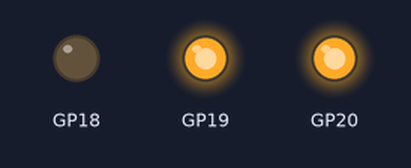
The program below on a simulated Raspberry Pi Pico running MicroPython. Shown: output pins drawn as LEDs (lit = HIGH). What the program prints to the serial console is not drawn.

Above: at 0.1 s.
At 1.6 s:
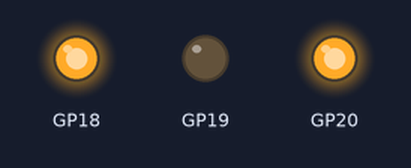
At 9.0 s:
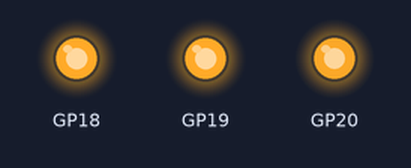
At 19.17 s:
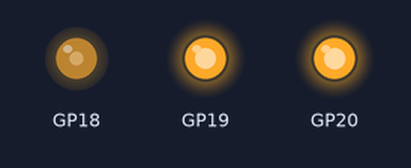
At 28.24 s:
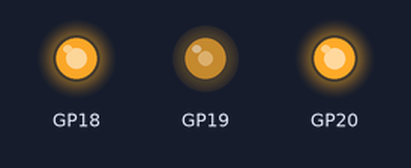
At 37.1 s:
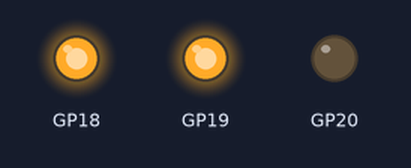
Timing chart, 0 to 40.0 s (numbered marks = the images above):
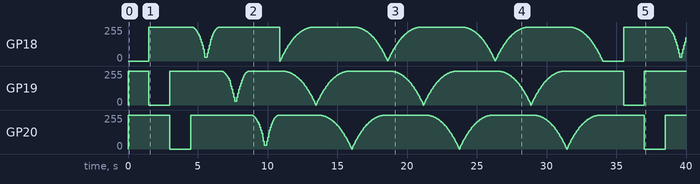

The program:

main.py
```python
import machine
import time
import rgbled

print("GurgleApps.com RGB Driver Test")
delay = 0.03
delay2 = 1.5
fadeDelay = 0.004
onboardLED = rgbled.RGBLED(18, 19, 20)
#breadboardLED1 = rgbled.RGBLED(0, 1, 2)
#breadboardLED2 = rgbled.RGBLED(3, 4, 5, False)

#leds = [onboardLED, breadboardLED1, breadboardLED2]
leds = [onboardLED]

def primaryColours(delay):
    for led in leds:
        led.setColor(0xFF0000)
    time.sleep(delay)
    for led in leds:
        led.setColor(0x00FF00)
    time.sleep(delay)
    for led in leds:
        led.setColor(0xFF)
    time.sleep(delay)


def rainbowCycle(delay):
    for pos in range(255):
        rgb = rgbled.RGBLED.spectrum(pos)
        for led in leds:
            led.setColor(rgb, True)
            # breadboardLED.rainbow(rgb)
        time.sleep(delay)


def fadeIn(rgb, delay):
    step = 1 / 255
    for val in range(255):
        for led in leds:
            led.setColor(rgb, True, step * val)
        time.sleep(delay)


def fadeOut(rgb, delay):
    step = 1 / 255
    for val in range(255, 0, -1):
        for led in leds:
            led.setColor(rgb, True, step * val)
        time.sleep(delay)


while True:
    primaryColours(delay2)
    fadeIn(0xFF0000, fadeDelay)
    fadeOut(0xFF0000, fadeDelay)
    fadeIn(0xFF00, fadeDelay)
    fadeOut(0xFF00, fadeDelay)
    fadeIn(0xFF, fadeDelay)
    fadeOut(0xFF, fadeDelay)
    for _ in range(3):
        rainbowCycle(delay)
```

rgbled.py
```python
import machine
import time
"""
GurgleApps.com RGB LED Micropython code
"""


class RGBLED():
    """
    Class for regular RGB LED not LED strips

    Example:

    led = RGBLED(0,2,3)
    led.setColor(0xFF00FF)
    """
    gamma = [0, 0, 0, 0, 0, 0, 0, 0, 0, 0, 0, 0, 0, 0, 0, 0, 0, 0, 1, 1, 1, 1, 1, 1, 1, 1, 1, 1, 1, 2, 2, 2, 2, 2, 2, 2, 3, 3, 3, 3, 3, 4, 4, 4, 4, 5, 5, 5, 5, 6, 6, 6, 6, 7, 7, 7, 8, 8, 8, 9, 9, 9, 10, 10, 10, 11, 11, 11, 12, 12, 13, 13, 14, 14, 14, 15, 15, 16, 16, 17, 17, 18, 18, 19, 19, 20, 21, 21, 22, 22, 23, 23, 24, 25, 25, 26, 27, 27, 28, 29, 29, 30, 31, 31, 32, 33, 33, 34, 35, 36, 36, 37, 38, 39, 40, 40, 41, 42, 43, 44, 45, 45, 46, 47, 48, 49, 50, 51, 52, 53, 54, 55, 56, 57, 58, 59, 60, 61, 62, 63, 64, 65, 66, 67, 68, 69,
             70, 71, 72, 74, 75, 76, 77, 78, 79, 81, 82, 83, 84, 86, 87, 88, 89, 91, 92, 93, 95, 96, 97, 99, 100, 101, 103, 104, 105, 107, 108, 110, 111, 113, 114, 115, 117, 118, 120, 121, 123, 125, 126, 128, 129, 131, 132, 134, 136, 137, 139, 140, 142, 144, 145, 147, 149, 151, 152, 154, 156, 158, 159, 161, 163, 165, 166, 168, 170, 172, 174, 176, 178, 179, 181, 183, 185, 187, 189, 191, 193, 195, 197, 199, 201, 203, 205, 207, 209, 211, 213, 215, 217, 220, 222, 224, 226, 228, 230, 232, 235, 237, 239, 241, 244, 246, 248, 250, 253, 255]

    def __init__(self, red_pin, green_pin, blue_pin, common_anode=True):
        self.freq = 4000
        self.full = 65535  # all of cycle
        self.red_pin = red_pin
        self.green_pin = green_pin
        self.blue_pin = blue_pin
        self.red = machine.PWM(machine.Pin(self.red_pin))
        self.red.freq(self.freq)
        self.green = machine.PWM(machine.Pin(self.green_pin))
        self.green.freq(self.freq)
        self.blue = machine.PWM(machine.Pin(self.blue_pin))
        self.blue.freq(self.freq)
        self.common_anode = common_anode

    def cleanup(self):
        self.off()
        self.red.deinit()
        self.green.deinit()
        self.blue.deinit()

    def __exit__(self, exception_type, exception_value, traceback):
        self.cleanup()

    def off(self):
        offDuty = 0
        if self.common_anode:
            offDuty = 65535
        self.red.duty_u16(offDuty)
        self.green.duty_u16(offDuty)
        self.blue.duty_u16(offDuty)

    @staticmethod
    def color(r, g, b):
        return RGBLED.colour(r, g, b)

    @staticmethod
    def colour(r, g, b):
        return (r << 16) | (g << 8) | b

    def setColor(self, c, gammaCorrect=False, intensity=1):
        r = (c >> 16)
        g = (c >> 8) & 0xFF
        b = c & 0xFF
        if intensity < 1:
            r = int(r * intensity)
            g = int(g * intensity)
            b = int(b * intensity)
        # Quick and dirty imperfect Gamma Correct
        if gammaCorrect:
            r = self.gamma[r]
            g = self.gamma[g]
            b = self.gamma[b]
        step = self.full / 255
        if self.common_anode:
            self.red.duty_u16(self.full - int(step * r))
            self.green.duty_u16(self.full - int(step * g))
            self.blue.duty_u16(self.full - int(step * b))
        else:
            self.red.duty_u16(int(step * r))
            self.green.duty_u16(int(step * g))
            self.blue.duty_u16(int(step * b))

    def setColour(self, c, gammaCorrect=False):
        self.setColor(c, gammaCorrect)

    @staticmethod
    def spectrum(pos):
        if pos < 85:
            return RGBLED.color(255 - pos * 3, pos * 3, 0)
        elif pos < 170:
            pos -= 85
            return RGBLED.color(0, 255 - pos * 3, pos * 3)
        else:
            pos -= 170
            return RGBLED.color(pos * 3, 0, 255 - pos * 3)

    def rainbow(self, pos):
        """
        Not really needed, just with some boards we had better results with this code
        when driving multiple LEDs
        You can just use spectrum() and setColor()
        """
        none = self.full  # for common anode
        step = none / 85
        if not self.common_anode:
            none = 0
        if pos < 0 or pos > 255:
            pass
        elif pos < 86:
            if self.common_anode:
                x = none - int(step * pos)  # starts max and tends to 0
            else:
                x = int(step * pos)  # starts 0 tends to max
            self.red.duty_u16(self.full - x)  # start full red and go to 0
            self.green.duty_u16(x)  # start no green and go to full
            self.blue.duty_u16(none)  # no blue
        elif pos < 171:
            pos -= 85
            if self.common_anode:
                x = none - int(step * pos)
            else:
                x = int(step * pos)
            self.red.duty_u16(none)
            self.green.duty_u16(self.full - x)
            self.blue.duty_u16(x)
        else:
            pos -= 170
            if self.common_anode:
                x = none - int(step * pos)
            else:
                x = int(step * pos)
            self.red.duty_u16(x)
            self.green.duty_u16(none)
            self.blue.duty_u16(self.full - x)
```
